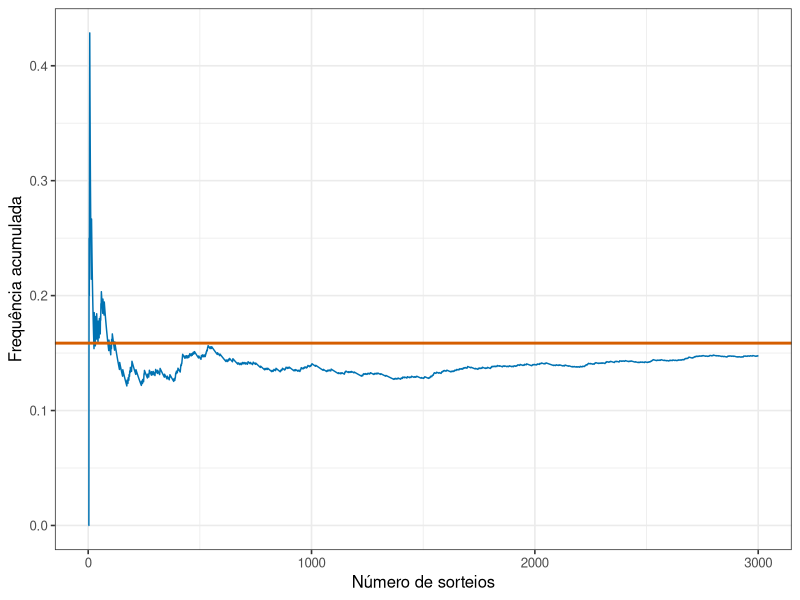
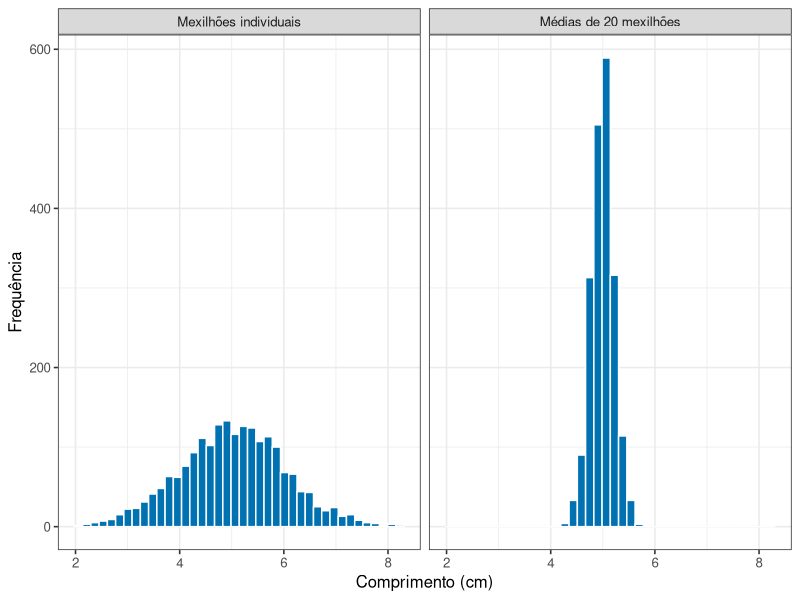
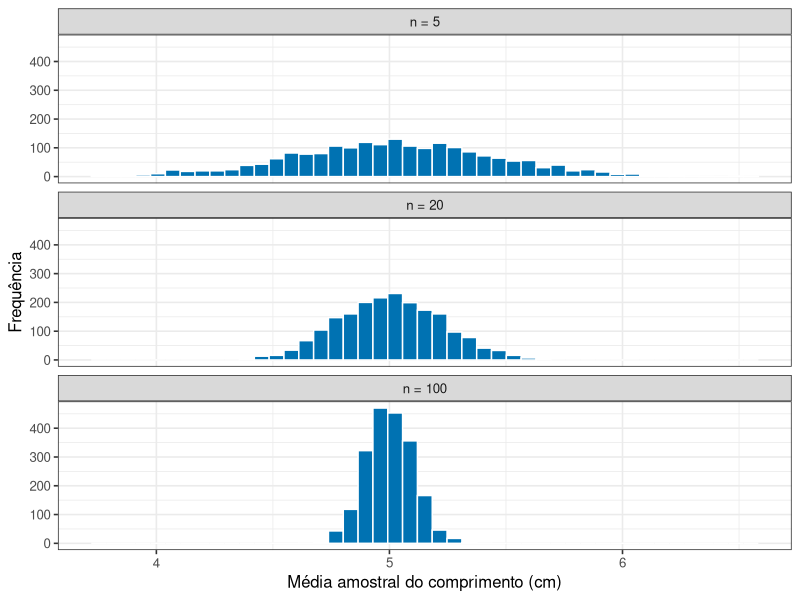
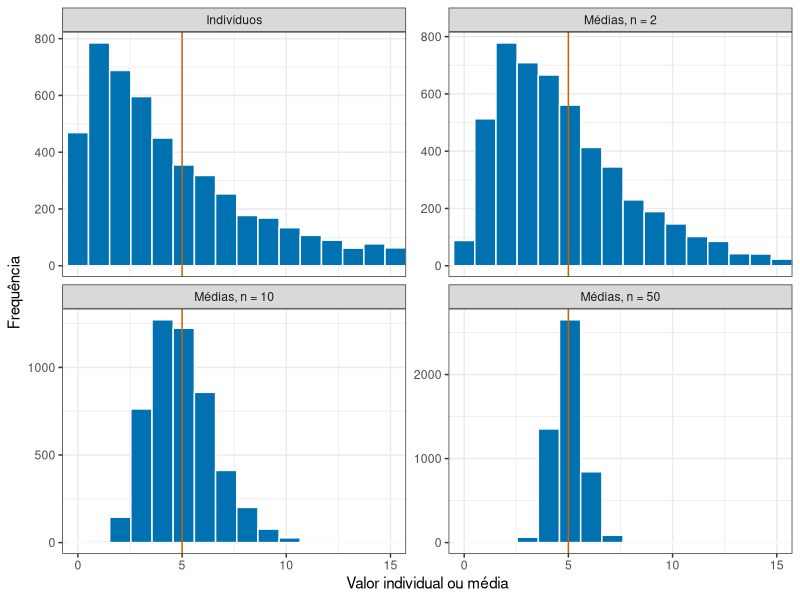

Recreate these plots in R, in order.
## ---- chunk 1
#| include: false
library(tidyverse)
theme_set(theme_bw(base_size = 12))
## ---- chunk 2
#| code-fold: true
#| code-summary: "Ver a frequência se aproximar da probabilidade"
#| label: fig-pread03-lei-grandes-numeros
#| fig-cap: "Frequência acumulada do evento comprimento maior que 6 cm. A linha marca sua probabilidade no modelo populacional."
#| fig-alt: "Curva irregular que oscila bastante no início e se estabiliza perto de uma linha horizontal conforme aumenta o número de sorteios."
#| fig-height: 3.6
library(tidyverse)

numero_sorteios <- 3000
media_populacional <- 5
desvio_populacional <- 1

sorteios <- tibble(
  repeticao = 1:numero_sorteios,
  comprimento = rnorm(numero_sorteios, media_populacional, desvio_populacional),
  evento = comprimento > 6,
  frequencia_acumulada = cumsum(evento) / repeticao
)

probabilidade_modelo <- pnorm(
  6,
  mean = media_populacional,
  sd = desvio_populacional,
  lower.tail = FALSE
)

ggplot(sorteios, aes(x = repeticao, y = frequencia_acumulada)) +
  geom_line(colour = "#0072B2") +
  geom_hline(yintercept = probabilidade_modelo, colour = "#D55E00", linewidth = 1) +
  labs(x = "Número de sorteios", y = "Frequência acumulada") +
  theme_bw(base_size = 12)
## ---- chunk 3
#| code-fold: true
#| code-summary: "Ver o núcleo da simulação em R"
media_populacional <- 5
desvio_populacional <- 1
tamanho_amostra <- 20
numero_estudos <- 2000

medias_simuladas <- replicate(
  numero_estudos,
  mean(rnorm(tamanho_amostra,
             mean = media_populacional,
             sd = desvio_populacional))
)

summary(medias_simuladas)
## ---- chunk 4
#| code-fold: true
#| code-summary: "Ver a simulação de indivíduos e médias"
#| label: fig-pread03-duas-distribuicoes
#| fig-cap: "À esquerda, os comprimentos de 2000 mexilhões individuais. À direita, as médias de 2000 amostras de 20 mexilhões cada. Os dois gráficos usam a mesma escala no eixo horizontal."
#| fig-alt: "Dois histogramas lado a lado na mesma escala. O da esquerda, de mexilhões individuais, é largo. O da direita, de médias amostrais, é muito mais estreito e concentrado em torno do centro."
#| fig-height: 3.4

library(tidyverse)

individuos <- tibble(valor = rnorm(2000, mean = 5, sd = 1), tipo = "Mexilhões individuais")
medias <- tibble(valor = replicate(2000, mean(rnorm(20, mean = 5, sd = 1))),
                 tipo = "Médias de 20 mexilhões")

bind_rows(individuos, medias) |>
  mutate(tipo = fct_relevel(tipo, "Mexilhões individuais")) |>
  ggplot(aes(x = valor)) +
  geom_histogram(bins = 40, fill = "#0072B2", colour = "white") +
  facet_wrap(~ tipo) +
  labs(x = "Comprimento (cm)", y = "Frequência")
## ---- chunk 5
#| echo: false
faixa_individuos <- range(individuos$valor)
faixa_medias <- range(medias$valor)

ind_min <- formatC(faixa_individuos[1], format = "f", digits = 1, decimal.mark = ",")
ind_max <- formatC(faixa_individuos[2], format = "f", digits = 1, decimal.mark = ",")
med_min <- formatC(faixa_medias[1], format = "f", digits = 1, decimal.mark = ",")
med_max <- formatC(faixa_medias[2], format = "f", digits = 1, decimal.mark = ",")
## ---- chunk 6
#| code-fold: true
#| code-summary: "Ver a simulação com três tamanhos de amostra"
#| label: fig-pread03-tamanho-amostra
#| fig-cap: "Distribuição das médias amostrais para três tamanhos de amostra, na mesma população de mexilhões."
#| fig-alt: "Três histogramas empilhados. Com n igual a 5 as médias se espalham por uma faixa larga; com n igual a 20 a faixa encolhe; com n igual a 100 as médias ficam concentradas em torno do centro."
#| fig-height: 4.2

library(tidyverse)

sim <- bind_rows(
  tibble(n = "n = 5",   media = replicate(2000, mean(rnorm(5,   mean = 5, sd = 1)))),
  tibble(n = "n = 20",  media = replicate(2000, mean(rnorm(20,  mean = 5, sd = 1)))),
  tibble(n = "n = 100", media = replicate(2000, mean(rnorm(100, mean = 5, sd = 1))))
)

sim |>
  mutate(n = fct_relevel(n, "n = 5", "n = 20", "n = 100")) |>
  ggplot(aes(x = media)) +
  geom_histogram(bins = 45, fill = "#0072B2", colour = "white") +
  facet_wrap(~ n, ncol = 1) +
  labs(x = "Média amostral do comprimento (cm)", y = "Frequência")
## ---- chunk 7
#| echo: false
faixas <- sim |>
  group_by(n) |>
  summarise(minimo = min(media), maximo = max(media))

faixa_n5   <- filter(faixas, n == "n = 5")
faixa_n100 <- filter(faixas, n == "n = 100")

n5_min   <- formatC(faixa_n5$minimo, format = "f", digits = 1, decimal.mark = ",")
n5_max   <- formatC(faixa_n5$maximo, format = "f", digits = 1, decimal.mark = ",")
n100_min <- formatC(faixa_n100$minimo, format = "f", digits = 1, decimal.mark = ",")
n100_max <- formatC(faixa_n100$maximo, format = "f", digits = 1, decimal.mark = ",")
## ---- chunk 8
#| code-fold: true
#| code-summary: "Ver o TCL partindo de uma população assimétrica"
#| label: fig-pread03-tcl-assimetria
#| fig-cap: "População exponencial e distribuições de médias para n igual a 2, 10 e 50. A assimetria diminui, e a dispersão das médias encolhe."
#| fig-alt: "Quatro histogramas. A população e as médias de duas observações têm cauda longa à direita; com dez observações a forma é mais simétrica; com cinquenta se aproxima de um sino estreito."
#| fig-height: 6
library(tidyverse)

numero_estudos <- 5000
media_populacional <- 5

distribuicoes <- bind_rows(
  tibble(valor = rexp(numero_estudos, rate = 1 / media_populacional),
         painel = "Indivíduos"),
  tibble(valor = replicate(numero_estudos, mean(rexp(2, rate = 1 / media_populacional))),
         painel = "Médias, n = 2"),
  tibble(valor = replicate(numero_estudos, mean(rexp(10, rate = 1 / media_populacional))),
         painel = "Médias, n = 10"),
  tibble(valor = replicate(numero_estudos, mean(rexp(50, rate = 1 / media_populacional))),
         painel = "Médias, n = 50")
) |>
  mutate(painel = factor(painel,
                         levels = c("Indivíduos", "Médias, n = 2",
                                    "Médias, n = 10", "Médias, n = 50")))

ggplot(distribuicoes, aes(x = valor)) +
  geom_histogram(bins = 45, fill = "#0072B2", colour = "white") +
  geom_vline(xintercept = media_populacional, colour = "#D55E00") +
  facet_wrap(~ painel, scales = "free_y") +
  coord_cartesian(xlim = c(0, 15)) +
  labs(x = "Valor individual ou média", y = "Frequência") +
  theme_bw(base_size = 11)
